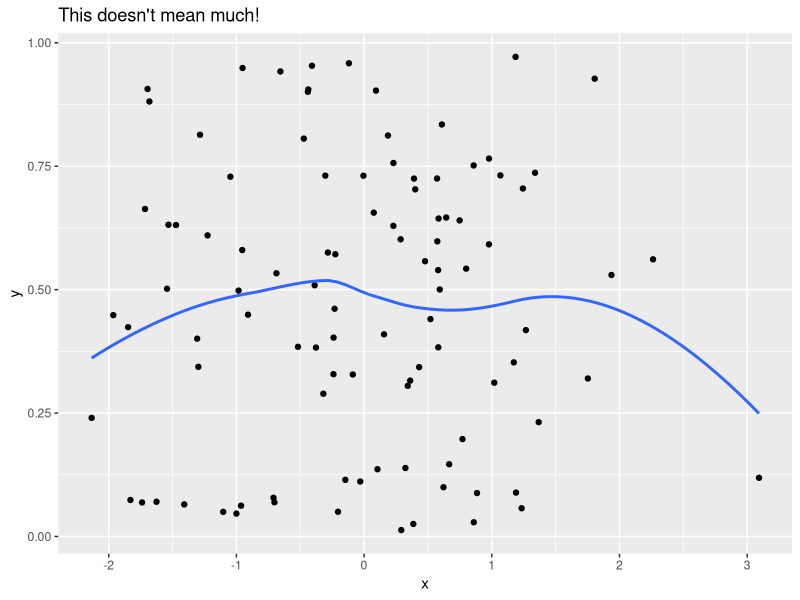

Write the R code that produced this figure.
## ---- chunk 1
library(tidyverse)

tibble(x=rnorm(100),y=runif(100)) %>%
ggplot(aes(x=x,y=y)) +
  geom_point() +
  geom_smooth(se=FALSE) +
  ggtitle("This doesn't mean much!")


